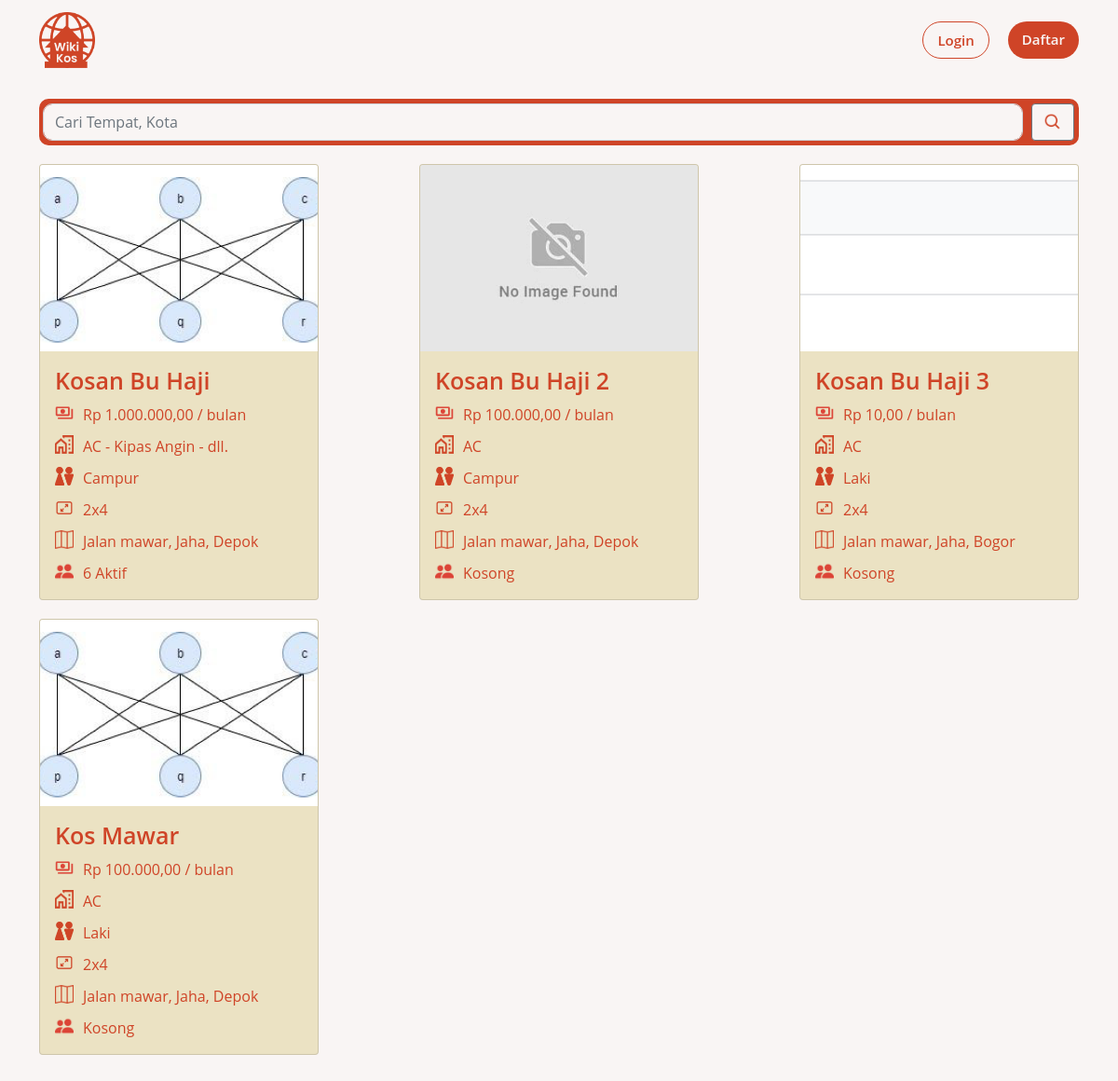
The page / on the database its author committed.
### tables this page shows
CREATE TABLE `foto_kos` (
  `id_foto` int(11) NOT NULL,
  `lokasi_foto` varchar(100) NOT NULL,
  `id_kosan` int(11) NOT NULL
);

CREATE TABLE `kosan` (
  `id_kosan` int(11) NOT NULL,
  `nama_kosan` varchar(100) NOT NULL,
  `tipe_kos` varchar(10) NOT NULL,
  `ukuran` varchar(10) NOT NULL,
  `harga` int(100) NOT NULL,
  `kapasitas` int(11) NOT NULL,
  `nama_jalan` varchar(100) NOT NULL,
  `kecamatan` varchar(100) NOT NULL,
  `kota` int(11) NOT NULL,
  `deskripsi` varchar(100) NOT NULL,
  `status` int(11) NOT NULL DEFAULT 0,
  `id_user` int(11) NOT NULL
);

CREATE TABLE `kota` (
  `id_kota` int(11) NOT NULL,
  `nama_kota` varchar(100) NOT NULL
);

### inc.connection2.php (called while the page is built, shortened)
<?php
class Connection2
{
    private $servername = "localhost";
    private $username = "root";
    private $password = "";
    private $dbname = "wikikos_db";
    function connect()
    {
        $this->conn = new PDO("mysql:host=$this->servername;dbname=$this->dbname", $this->username, $this->password);
    }
}

### class/class.Search.php (called while the page is built, shortened)
<?php
require_once("./class/class.Kos.php");
class Search extends Connection2
{
    private $keywords;
    public function search()
    {
        $sql = "SELECT * FROM kosan ks INNER JOIN Kota k ON ks.kota = k.id_kota WHERE ( ks.nama_kosan LIKE Concat('%', :search_data, '%') AND status = 1 ) OR ( k.nama_kota LIKE Concat('%', :search_data, '%') AND status = 1 )";
        $stmt = $this->conn->prepare($sql);
        $stmt->bindParam(':search_data', $this->keywords);
        $stmt->execute();
        $count = $stmt->rowCount();
        $cnt = 0;
        if ($count > 0) {
            while ($result = $stmt->fetch(PDO::FETCH_ASSOC)) {
                $kosUser = new Kos();
                $kosUser->idKos = $result['id_kosan'];
                $kosUser->namaKos = $result['nama_kosan'];
                $kosUser->tipe = $result['tipe_kos'];
                $kosUser->harga = $result['harga'];
                $kosUser->ukuran = $result['ukuran'];
                $kosUser->kapasitas = $result['kapasitas'];
                $kosUser->namaJalan = $result['nama_jalan'];
                $kosUser->kecamatan = $result['kecamatan'];
                $kosUser->kota = $result['nama_kota'];
                $kosUser->user->idUser = $result['id_user'];
                $arrResult[$cnt] = $kosUser;
                $cnt++;
            }
            return $arrResult;
        }
        else {
            return $arrResult = "kosong";
        }
    }
}

### class/class.Kos.php (called while the page is built, shortened)
<?php
class Kos extends Connection2
{
    private $idKos;
    public function __get($atribute)
    {
        if (property_exists($this, $atribute)) {
            return $this->$atribute;
        }
    }
    public function getAllPhoto()
    {
        $sql = "SELECT * FROM foto_kos WHERE id_kosan = :id_kosan";
        $stmt = $this->conn->prepare($sql);
        $stmt->bindParam(':id_kosan', $this->idKos);
        $stmt->execute();
        $count = $stmt->rowCount();
        $cnt = 0;
        require_once("class.Foto_Kosan.php");
        if ($count > 0) {
            while ($result = $stmt->fetch(PDO::FETCH_ASSOC)) {
                $fotoKos = new Foto_Kosan();
                $fotoKos->idFoto = $result['id_foto'];
                $fotoKos->Foto = $result['lokasi_foto'];
                $fotoKos->idKos = $result['id_kosan'];
                $arrResult[$cnt] = $fotoKos;
                $cnt++;
            }
            return $arrResult;
        }
        else {
            return $arrResult = "kosong";
        }
    }
    public function getAllAnggota()
    {
        $sql = "SELECT * FROM anggota_kos WHERE id_kosan = :id_kosan";
        $stmt = $this->conn->prepare($sql);
        $stmt->bindParam(':id_kosan', $this->idKos);
        $stmt->execute();
        $count = $stmt->rowCount();
        $cnt = 0;
        if ($count > 0) {
            while ($result = $stmt->fetch(PDO::FETCH_ASSOC)) {
                $anggotaKos = new Anggota_Kosan();
                $anggotaKos->idAnggota = $result['id_anggota'];
                $anggotaKos->Nama = $result['nama_anggota'];
                $anggotaKos->idKosan = $result['id_kosan'];
                $arrResult[$cnt] = $anggotaKos;
                $cnt++;
            }
            return $arrResult;
        }
        else {
            return $arrResult = "kosong";
        }
    }
    public function getAllFasilitas()
    {
        $sql = "SELECT fk.id_fasilitas_kosan, fk.id_fasilitas, fk.id_kosan, f.nama_fasilitas FROM fasilitas_kos fk INNER JOIN fasilitas f ON  fk.id_fasilitas= f.id_fasilitas WHERE id_kosan = :id_kosan";
        $stmt = $this->conn->prepare($sql);
        $stmt->bindParam(':id_kosan', $this->idKos);
        $stmt->execute();
        $count = $stmt->rowCount();
        $cnt = 0;
        if ($count > 0) {
            require_once("class.Fasilitas_Kos.php");
            while ($result = $stmt->fetch(PDO::FETCH_ASSOC)) {
                $fasilitas = new Fasilitas_Kos();
                $fasilitas->idFasilitasKos = $result['id_fasilitas_kosan'];
                $fasilitas->idFasilitas = $result['id_fasilitas'];
                $fasilitas->nama = $result['nama_fasilitas'];
                $fasilitas->idKosan = $result['id_kosan'];
                $arrResult[$cnt] = $fasilitas;
                $cnt++;
            }
            return $arrResult;
        }
        else {
            return $arrResult = "kosong";
        }
    }
}

### class/class.Foto_Kosan.php (called while the page is built, shortened)
<?php
class Foto_Kosan extends Connection2
{
    public function __get($atribute)
    {
        if (property_exists($this, $atribute)) {
            return $this->$atribute;
        }
    }
}

### class/class.Fasilitas_Kos.php (called while the page is built, shortened)
<?php
class Fasilitas_Kos extends Connection2
{
    public function __get($atribute)
    {
        if (property_exists($this, $atribute)) {
            return $this->$atribute;
        }
    }
}

### pages/search.php (the view, shortened to what this page needs)
<?php
if (!isset($_GET['search-data'])) {
    $keywords = '';
} else {
    $keywords = $_GET['search-data'];
}
function rupiah($angka)
{
    $hasil_rupiah = "Rp " . number_format($angka, 2, ',', '.');
    return $hasil_rupiah;
}
?>
<div class="container" id="search">
    <form action="index.php" method="get">
        <div class="input-group">
            <input type="text" class="form-control" placeholder="Cari Tempat, Kota" name="search-data">
            <div class="input-group-append">
                <button class="btn btn-outline-secondary" type="submit">
                    <img src="./image/search-icon.png" width="20" height="20" alt="">
                </button>
            </div>
        </div>
    </form>
    <div class="kos-found">
        <?php
        require("./class/class.Search.php");
        $search = new Search();
        $search->keywords = $keywords;
        $allKos = $search->search();
        if ($allKos == "kosong") {
            echo "<tr>";
            echo "<td><p>Maaf Data Kosong</p></td>";
            echo "<tr>";
            $count = 0;
        }
        else {
            foreach ($allKos as $dataKos) {
                echo "<div class='card' id='kos-item' onclick='location.href=\"?p=kosan&id-kos=$dataKos->idKos\"'>";
                $allFoto = $dataKos->getAllPhoto();
                if ($allFoto == "kosong") {
                    echo '<img class="card-img-top" src="./image/no-image-found.png" alt="Card image cap">';
                    echo "<div class='card-body' id='card-body'>";
                }
                else {
                    $i = 0;
                    foreach ($allFoto as $dataFoto) {
                        $i++;
                        if ($i <= 1) {
                            echo '<img class="card-img-top" src="' . substr($dataFoto->Foto, 0) . "?t=" . time() . '" alt="Card image cap">';
                            echo "<div class='card-body' id='card-body'>";
                        }
                    }
                }
                echo "<h5 class='card-title'>" . ucwords($dataKos->namaKos) . "</h5>";
                echo "<div class='card-info'>";
                echo "<img src='./image/money-icon.png' width='20' height='20' alt=''>";
                echo "<p>" . rupiah($dataKos->harga) . " / bulan</p>";
                echo "</div>";
                echo "<div class='card-info'>";
                echo "<img src='./image/house-icon.png' width='20' height='20' alt=''>";
                $allFasilitas = $dataKos->getAllFasilitas();
                if ($allFasilitas == "kosong") {
                    echo '<p class="kos-fasilitas">Kosong</p>';
                }
                else {
                    $string = '';
                    $count = count($allFasilitas);
                    if ($count > 2) {
                        $i = 0;
                        foreach ($allFasilitas as $dataFasilitas) {
                            $i++;
                            if ($i == $count) {
                                $string =  $string . " - " . $dataFasilitas->nama;
                            }
                            else if ($i == 1) {
                                $string =  $string . $dataFasilitas->nama;
                            }
                            else if ($i > 2) {
                                $string =  $string . " - dll. ";
                                break;
                            }
                            else {
                                $string =  $string . " - " . $dataFasilitas->nama;
                            }
                        }
                    }
                    else {
                        foreach ($allFasilitas as $dataFasilitas) {
                            $string =  $string . $dataFasilitas->nama;
                        }
                    }
                    echo "<p>" . $string . "</p>";
                }
                echo "</div>";
                echo "<div class='card-info'>";
                echo "<img src='./image/type-icon.png' width='20' height='20' alt=''>";
                echo "<p>" . ucwords($dataKos->tipe) . "</p>";
                echo "</div>";
                echo "<div class='card-info'>";
                echo "<img src='./image/size-icon.png' width='20' height='20' alt=''>";
                echo "<p>$dataKos->ukuran</p>";
                echo "</div>";
                echo "<div class='card-info'>";
                echo "<img src='./image/map-icon.png' width='20' height='20' alt=''>";
                echo "<p>$dataKos->namaJalan, $dataKos->kecamatan, $dataKos->kota </p>";
                echo "</div>";
                echo "<div class='card-info'>";
                echo "<img src='./image/person-icon.png' width='20' height='20' alt=''>";
                $allAnggota = $dataKos->getAllAnggota();
                if ($allAnggota == "kosong") {
                    echo "<p>Kosong</p>";
                }
                else {
                    $count = count($allAnggota);
                    echo "<p>" . $count . " Aktif </p>";
                }
                echo "</div>";
                echo "</div>";
                echo "</div>";
            }
        }
        ?>
    </div>
</div>

### style.css (style rules this page uses)
:root { --orange_black : #8f301d; --orange: #cf4427; --background: #f9f5f4; --brown: #ebe2c3; }
body { background-color: var(--background); font-family: "Open Sans", sans-serif; }
#search .input-group { background-color: var(--orange); padding: 5px; border-radius: 10px; margin-top: 20px; }
#search .input-group .form-control { margin-right: 10px; height: 40px; background-color: var(--background); border-radius: 10px; }
#search .input-group button { height: 40px; background-color: var(--background); }
#search .kos-found { display: flex; flex-wrap: wrap; justify-content: space-between; margin-top: 20px; margin-bottom: 20px; }
#search #kos-item { width: 300px; height: max-content; cursor: pointer; margin-bottom: 20px; background-color: var(--brown); }
#search #kos-item .card-img-top { width: 100%; height: 200px; object-fit: cover; }
#search #kos-item #card-body { width: 300px; }
#search #kos-item .card-title { font-weight: 600; font-size: 25px; color: var(--orange); }
#search #kos-item .card-info { display: flex; margin-top: 10px; }
#search #kos-item .card-info img { margin-right: 10px; }
#search #kos-item .card-info p { color: var(--orange); margin-bottom: 0px; text-overflow: ellipsis; max-width: 100%; }

### rows shown on the page
kosan: nama_kosan "Kosan Bu Haji", harga "Rp 1.000.000,00", string "AC - Kipas Angin - dll.", tipe_kos "Campur", ukuran "2x4", nama_jalan "Jalan mawar", kecamatan "Jaha", kota.nama_kota "Depok", count "6"
foto_kos: lokasi_foto (picture)
kosan: nama_kosan "Kosan Bu Haji 2", harga "Rp 100.000,00", string "AC", tipe_kos "Campur", ukuran "2x4", nama_jalan "Jalan mawar", kecamatan "Jaha", kota.nama_kota "Depok", shows "Kosong"
kosan: nama_kosan "Kosan Bu Haji 3", harga "Rp 10,00", string "AC", tipe_kos "Laki", ukuran "2x4", nama_jalan "Jalan mawar", kecamatan "Jaha", kota.nama_kota "Bogor", shows "Kosong"
foto_kos: lokasi_foto (picture)
kosan: nama_kosan "Kos Mawar", harga "Rp 100.000,00", string "AC", tipe_kos "Laki", ukuran "2x4", nama_jalan "Jalan mawar", kecamatan "Jaha", kota.nama_kota "Depok", shows "Kosong"
foto_kos: lokasi_foto (picture)
